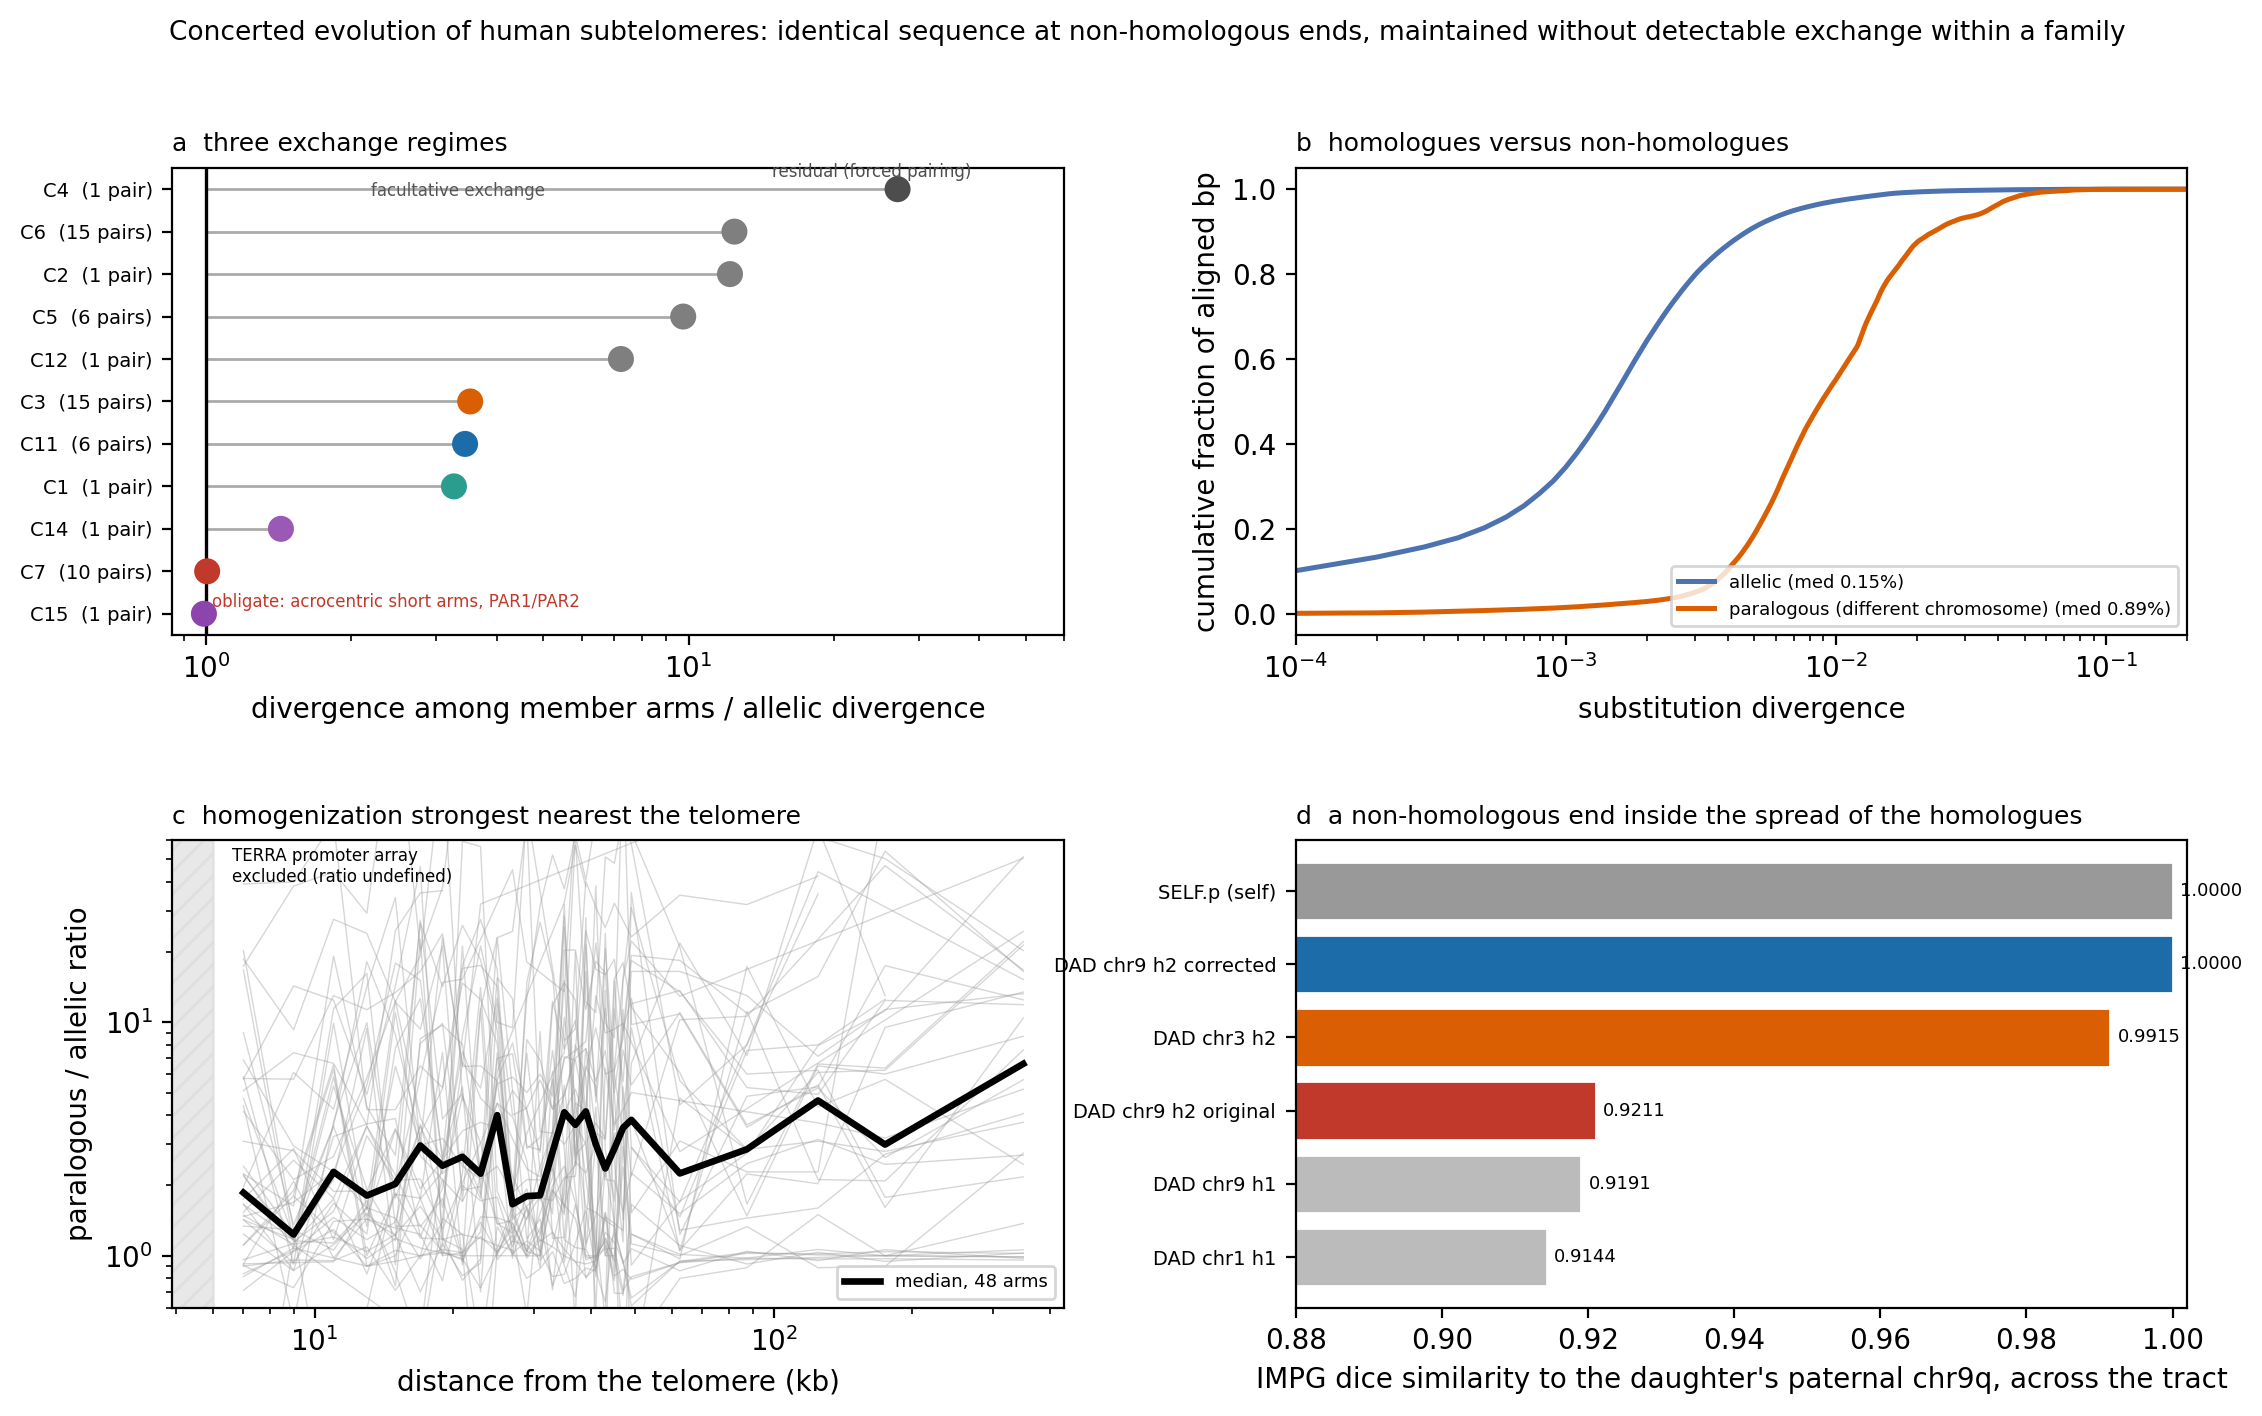

Python code for this plot:
#!/usr/bin/env python3
"""Figure 5 - concerted evolution of human subtelomeres.

a  Three-tier structure: for each Leiden community, divergence among its member arms divided by their
   allelic divergence. 1.0 = non-homologous copies as similar as alleles.
b  Allelic versus paralogous divergence, cumulative over aligned base pairs.
c  Paralogous/allelic ratio against distance from the telomere, one vote per chromosome arm; the first
   ~6 kb is excluded (TERRA promoter array, ratio undefined).
d  A non-homologous end inside the spread of the homologous ones: IMPG similarity of every candidate end
   to the daughter's paternal chr9q across the called tract, with all candidates in one graph and the
   father's chr9q rebuilt from his own reads.

Inputs are listed in sources.tsv. Run from this directory: python3 figure_fig5_concerted.py
"""
import json, csv, statistics as st
import matplotlib; matplotlib.use("Agg")
import matplotlib.pyplot as plt

HET = "/moosefs/erikg/phrs_tmp/hprc_het_final.json"
CUR = "/moosefs/erikg/phrs_tmp/telomere_end_curves.json"
K15 = ("/moosefs/guarracino/HPRCv2/PHR_III/similarity/"
       "hprcv2.1Mb.subtelo.arm-leiden-k15.assignments.tsv")
TIER = {"C7": "#c0392b", "C15": "#8e44ad", "C14": "#9b59b6", "C1": "#2a9d8f",
        "C11": "#1b6ca8", "C3": "#D95F02", "C2": "#7f7f7f", "C5": "#7f7f7f",
        "C6": "#7f7f7f", "C12": "#7f7f7f", "C4": "#4d4d4d"}

d = json.load(open(HET)); cur = json.load(open(CUR))
comm = {l.split("\t")[0]: l.split("\t")[1] for l in open(K15).read().splitlines()[1:]}
allp = d["pairs"]
for r in allp:
    r["d_median_record"] = float(r["d_median_record"])
par = [r for r in allp if r["arm_a"] != r["arm_b"]]
ALE = {r["arm_a"]: r["d_median_record"] for r in allp if r["arm_a"] == r["arm_b"]}
ch = lambda a: a.rsplit("_", 1)[0]

fig = plt.figure(figsize=(13.0, 7.4))
gs = fig.add_gridspec(2, 2, hspace=0.44, wspace=0.26)

# ---- a: tiers
ax = fig.add_subplot(gs[0, 0])
rows = []
for c in sorted(set(comm.values()), key=lambda z: int(z[1:])):
    arms = sorted(a for a, v in comm.items() if v == c)
    ia = [r["d_median_record"] for r in par
          if comm.get(r["arm_a"]) == c == comm.get(r["arm_b"]) and ch(r["arm_a"]) != ch(r["arm_b"])]
    if len(ia) < 1: continue
    al = [ALE[a] for a in arms if a in ALE]
    if not al: continue
    rows.append((c, st.median(ia) / st.median(al), len(ia), ",".join(arms)))
rows.sort(key=lambda r: r[1])
ys = range(len(rows))
ax.hlines(list(ys), 1.0, [r[1] for r in rows], color="#aaaaaa", lw=1)
ax.scatter([r[1] for r in rows], list(ys), s=70,
           c=[TIER.get(r[0], "#7f7f7f") for r in rows], zorder=3)
ax.axvline(1.0, color="k", lw=1.2)
ax.set_yticks(list(ys))
ax.set_yticklabels([f"{r[0]}  ({r[2]} pair{'s' if r[2]>1 else ''})" for r in rows], fontsize=7)
ax.set_xscale("log"); ax.set_xlim(0.85, 60)
ax.set_xlabel("divergence among member arms / allelic divergence")
ax.set_title("a  three exchange regimes", fontsize=9, loc="left")
ax.text(1.03, 0.15, "obligate: acrocentric short arms, PAR1/PAR2", fontsize=6, color="#c0392b")
ax.text(2.2, len(rows) - 1.15, "facultative exchange", fontsize=6, color="#555555")
_c4 = [i for i, r in enumerate(rows) if r[0] == "C4"]
if _c4:
    ax.text(rows[_c4[0]][1] * 0.55, _c4[0] + 0.28, "residual (forced pairing)", fontsize=6, color="#4d4d4d")

# ---- b: ECDF allelic vs paralogous
ax = fig.add_subplot(gs[0, 1])
cls = d["summary"]["classes"]
bpu = int(cls["allelic_between_indiv"].get("hist_bins_per_unit", 10000))
def pts(h): return [(i / bpu, w) for i, w in enumerate(h) if w]
def ecdf(p):
    tot = sum(w for _, w in p); xs, ys, run = [], [], 0.0
    for x, w in sorted(p):
        run += w; xs.append(x); ys.append(run / tot)
    return xs, ys
for key, lab, col in (("allelic_between_indiv", "allelic", "#4c72b0"),
                      ("paralog_inter_chrom", "paralogous (different chromosome)", "#D95F02")):
    xs, ys = ecdf(pts(cls[key]["hist"]))
    ax.plot(xs, ys, color=col, lw=1.8,
            label=f"{lab} (med {cls[key]['d_sub_median_record']*100:.2f}%)")
ax.set_xscale("log"); ax.set_xlim(1e-4, 0.2)
ax.set_xlabel("substitution divergence"); ax.set_ylabel("cumulative fraction of aligned bp")
ax.set_title("b  homologues versus non-homologues", fontsize=9, loc="left")
ax.legend(fontsize=6.5, loc="lower right")

# ---- c: ratio vs distance
ax = fig.add_subplot(gs[1, 0])
MASK = 6.0
arms = cur["arms"]
bins = sorted({(x["from_kb"], x["to_kb"]) for rr in arms.values() for x in rr if x["from_kb"] >= MASK})
mx, my = [], []
for lo, hi in bins:
    vals = [x["ratio"] for rr in arms.values() for x in rr if x.get("ratio") and x["from_kb"] == lo]
    if len(vals) >= 10:
        mx.append((lo + hi) / 2); my.append(st.median(vals))
for rr in arms.values():
    xs = [(x["from_kb"] + x["to_kb"]) / 2 for x in rr if x.get("ratio") and x["from_kb"] >= MASK]
    ys = [x["ratio"] for x in rr if x.get("ratio") and x["from_kb"] >= MASK]
    if len(xs) >= 5: ax.plot(xs, ys, color="#9a9a9a", lw=0.5, alpha=0.4)
ax.plot(mx, my, color="k", lw=2.4, label="median, 48 arms")
ax.axvspan(0, MASK, color="#d9d9d9", hatch="///", edgecolor="#999", alpha=0.6)
ax.text(MASK * 1.1, 40, "TERRA promoter array\nexcluded (ratio undefined)", fontsize=6)
ax.set_xscale("log"); ax.set_yscale("log"); ax.set_ylim(0.6, 60)
ax.set_xlabel("distance from the telomere (kb)")
ax.set_ylabel("paralogous / allelic ratio")
ax.set_title("c  homogenization strongest nearest the telomere", fontsize=9, loc="left")
ax.legend(fontsize=6.5, loc="lower right")

# ---- d: candidate competition at 9q
ax = fig.add_subplot(gs[1, 1])
cand = list(csv.DictReader(open("candidate_dice_9q.tsv"), delimiter="\t"))
names = [c["candidate"] for c in cand][::-1]
vals = [float(c["tract_dice"]) for c in cand][::-1]
cols = []
for c in cand[::-1]:
    if c["candidate"].startswith("DAD chr9 h2 corrected"): cols.append("#1b6ca8")
    elif c["candidate"].startswith("SELF"): cols.append("#999999")
    elif c["candidate"].startswith("DAD chr3"): cols.append("#D95F02")
    elif "original" in c["candidate"]: cols.append("#c0392b")
    else: cols.append("#bbbbbb")
ax.barh(range(len(vals)), vals, color=cols, edgecolor="white")
ax.set_yticks(range(len(vals)))
ax.set_yticklabels(names, fontsize=7)
ax.set_xlim(0.88, 1.002)
for i, v in enumerate(vals):
    ax.text(v + 0.001, i, f"{v:.4f}", va="center", fontsize=6.5)
ax.set_xlabel("IMPG dice similarity to the daughter's paternal chr9q, across the tract")
ax.set_title("d  a non-homologous end inside the spread of the homologues", fontsize=9, loc="left")

fig.suptitle("Concerted evolution of human subtelomeres: identical sequence at non-homologous ends, "
             "maintained without detectable exchange within a family", fontsize=9.5)
fig.savefig("figure_fig5_concerted.pdf", dpi=200, bbox_inches="tight")
fig.savefig("figure_fig5_concerted.png", dpi=200, bbox_inches="tight")
print("wrote figure_fig5_concerted.pdf/.png")
